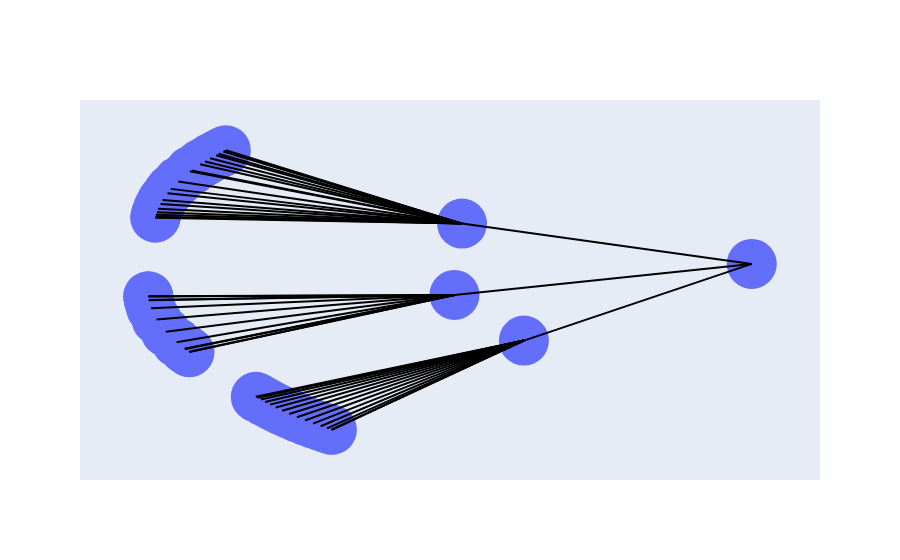

Notebook code cell kept with this figure:
### Code cell
import networkx as nx
import plotly.graph_objects as go
import numpy as np

# Sample Data
news_headline = "Tech Sector Surges on AI News"
sectors = ["Technology Services", "Finance", "Healthcare"]
finance_stocks = fin
health_stocks = health
technology_stocks = tech
# Create NetworkX graph 
G = nx.DiGraph()

# Add news headline 
G.add_node(news_headline)

# Add sectors 
for sector in sectors:
    G.add_node(sector)
    G.add_edge(news_headline, sector)

# Add finance stocks and connect  
for stock in finance_stocks:
    G.add_node(stock)
    G.add_edge("Finance", stock)

for stock in health_stocks:
    G.add_node(stock)
    G.add_edge("Healthcare", stock)
    
for stock in technology_stocks:
    G.add_node(stock)
    G.add_edge("Technology Services", stock)
# Layout 
pos = nx.kamada_kawai_layout(G, scale=10,weight='weight')  # Adjust 'k' and 'seed' if needed 

# Convert positions for Plotly
plotly_pos = {node: np.array(pos[node]) for node in G.nodes()}

# Create Plotly figure
fig = go.Figure()

# Add nodes
fig.add_trace(go.Scatter(x=[pos[0] for pos in plotly_pos.values()],
                         y=[pos[1] for pos in plotly_pos.values()],
                         mode='markers',
                         text=list(G.nodes()),
                         textposition='bottom center',
                         marker=dict(size=50) 
                         ))

# Add edges
for edge in G.edges:
    x0, y0 = plotly_pos[edge[0]]
    x1, y1 = plotly_pos[edge[1]]
    fig.add_trace(go.Scatter(x=[x0, x1], y=[y0, y1],
                             mode='lines',
                             line=dict(color='black', width=2),
                             hoverinfo='none')) 

# Customize layout 
fig.update_layout(showlegend=False,
                  xaxis=dict(visible=False), yaxis=dict(visible=False))

fig.show()

### Figure 1 — Plotly figure (JSON) as saved in the notebook; plotly's stock layout.template omitted (floating-point values rounded to 4 significant figures)
{"data": [{"marker": {"size": 50}, "mode": "markers", "text": ["Tech Sector Surges on AI News", "Technology Services", "Finance", "Healthcare", "360 ONE WAM LIMITED", "Abans Holdings Limited", "Avonmore Capital & Management Services Limited", "Baid Finserv Limited", "CMS Info Systems Limited", "CSL Finance Limited", "Eldeco Housing And Industries Limited", "Five-Star Business Finance Limited", "Fusion Micro Finance Limited", "Indiabulls Enterprises Limited", "Life Insurance Corporation Of India", "Monarch Networth Capital Limited", "Mufin Green Finance Limited", "Prudent Corporate Advisory Services Limited", "Keystone Realtors Limited", "Suratwwala Business Group Limited", "Shriram Finance Limited", "SRG Housing Finance Limited", "Tamilnad Mercantile Bank Limited", "TruCap Finance Limited", "Apollo Hospitals Enterprise Limited", "Fortis Healthcare Limited", "Healthcare Global Enterprises Limited", "Krishna Institute of Medical Sciences Limited", "Lotus Eye Hospital and Institute Limited", "Max Healthcare Institute Limited", "Narayana Hrudayalaya Ltd.", "Nureca Limited", "Poly Medicure Limited", "Shalby Limited", "Tarsons Products Limited", "TVS Electronics Limited", "Ace Integrated Solutions Limited", "Cigniti Technologies Limited", "Dev Information Technology Limited", "eMudhra Limited", "InfoBeans Technologies Limited", "Kfin Technologies Limited", "Ksolves India Limited", "Mold-Tek Technologies Limited", "NINtec Systems Limited", "Palred Technologies Limited", "R Systems International Limited", "Sigma Solve Limited", "Silver Touch Technologies Limited", "Tracxn Technologies Limited", "Virinchi Limited"], "textposition": "bottom center", "type": "scatter", "x": [10, 5.538, 4.327, 4.18, -1.002, -0.8003, -0.604, -0.4405, -0.3324, -0.2977, -0.3483, -0.4878, -0.7049, -0.9682, -1.229, -1.44, -1.576, -1.646, -1.674, -1.679, -1.666, -1.626, -1.536, -1.375, -1.805, -1.816, -1.816, -1.805, -1.762, -1.654, -1.473, -1.263, -1.092, -1.009, -1.021, -1.107, 0.2897, 0.3249, 0.3879, 0.4705, 0.5683, 0.6796, 0.8045, 0.9428, 1.093, 1.252, 1.411, 1.559, 1.683, 1.767, 1.779], "y": [1.433, -2.587, 3.547, -0.1923, 6.286, 6.66, 6.975, 7.208, 7.35, 7.392, 7.324, 7.131, 6.801, 6.333, 5.758, 5.142, 4.578, 4.148, 3.903, 3.857, 4.004, 4.324, 4.79, 5.367, -0.4747, -0.2794, -0.264, -0.4653, -0.8911, -1.487, -2.128, -2.673, -3.033, -3.193, -3.175, -3.013, -5.537, -5.585, -5.68, -5.804, -5.946, -6.1, -6.263, -6.434, -6.608, -6.778, -6.938, -7.078, -7.188, -7.257, -7.261]}, {"hoverinfo": "none", "line": {"color": "black", "width": 2}, "mode": "lines", "type": "scatter", "x": [10, 5.538], "y": [1.433, -2.587]}, {"hoverinfo": "none", "line": {"color": "black", "width": 2}, "mode": "lines", "type": "scatter", "x": [10, 4.327], "y": [1.433, 3.547]}, {"hoverinfo": "none", "line": {"color": "black", "width": 2}, "mode": "lines", "type": "scatter", "x": [10, 4.18], "y": [1.433, -0.1923]}, {"hoverinfo": "none", "line": {"color": "black", "width": 2}, "mode": "lines", "type": "scatter", "x": [5.538, 0.2897], "y": [-2.587, -5.537]}, {"hoverinfo": "none", "line": {"color": "black", "width": 2}, "mode": "lines", "type": "scatter", "x": [5.538, 0.3249], "y": [-2.587, -5.585]}, {"hoverinfo": "none", "line": {"color": "black", "width": 2}, "mode": "lines", "type": "scatter", "x": [5.538, 0.3879], "y": [-2.587, -5.68]}, {"hoverinfo": "none", "line": {"color": "black", "width": 2}, "mode": "lines", "type": "scatter", "x": [5.538, 0.4705], "y": [-2.587, -5.804]}, {"hoverinfo": "none", "line": {"color": "black", "width": 2}, "mode": "lines", "type": "scatter", "x": [5.538, 0.5683], "y": [-2.587, -5.946]}, {"hoverinfo": "none", "line": {"color": "black", "width": 2}, "mode": "lines", "type": "scatter", "x": [5.538, 0.6796], "y": [-2.587, -6.1]}, {"hoverinfo": "none", "line": {"color": "black", "width": 2}, "mode": "lines", "type": "scatter", "x": [5.538, 0.8045], "y": [-2.587, -6.263]}, {"hoverinfo": "none", "line": {"color": "black", "width": 2}, "mode": "lines", "type": "scatter", "x": [5.538, 0.9428], "y": [-2.587, -6.434]}, {"hoverinfo": "none", "line": {"color": "black", "width": 2}, "mode": "lines", "type": "scatter", "x": [5.538, 1.093], "y": [-2.587, -6.608]}, {"hoverinfo": "none", "line": {"color": "black", "width": 2}, "mode": "lines", "type": "scatter", "x": [5.538, 1.252], "y": [-2.587, -6.778]}, {"hoverinfo": "none", "line": {"color": "black", "width": 2}, "mode": "lines", "type": "scatter", "x": [5.538, 1.411], "y": [-2.587, -6.938]}, {"hoverinfo": "none", "line": {"color": "black", "width": 2}, "mode": "lines", "type": "scatter", "x": [5.538, 1.559], "y": [-2.587, -7.078]}, {"hoverinfo": "none", "line": {"color": "black", "width": 2}, "mode": "lines", "type": "scatter", "x": [5.538, 1.683], "y": [-2.587, -7.188]}, {"hoverinfo": "none", "line": {"color": "black", "width": 2}, "mode": "lines", "type": "scatter", "x": [5.538, 1.767], "y": [-2.587, -7.257]}, {"hoverinfo": "none", "line": {"color": "black", "width": 2}, "mode": "lines", "type": "scatter", "x": [5.538, 1.779], "y": [-2.587, -7.261]}, {"hoverinfo": "none", "line": {"color": "black", "width": 2}, "mode": "lines", "type": "scatter", "x": [4.327, -1.002], "y": [3.547, 6.286]}, {"hoverinfo": "none", "line": {"color": "black", "width": 2}, "mode": "lines", "type": "scatter", "x": [4.327, -0.8003], "y": [3.547, 6.66]}, {"hoverinfo": "none", "line": {"color": "black", "width": 2}, "mode": "lines", "type": "scatter", "x": [4.327, -0.604], "y": [3.547, 6.975]}, {"hoverinfo": "none", "line": {"color": "black", "width": 2}, "mode": "lines", "type": "scatter", "x": [4.327, -0.4405], "y": [3.547, 7.208]}, {"hoverinfo": "none", "line": {"color": "black", "width": 2}, "mode": "lines", "type": "scatter", "x": [4.327, -0.3324], "y": [3.547, 7.35]}, {"hoverinfo": "none", "line": {"color": "black", "width": 2}, "mode": "lines", "type": "scatter", "x": [4.327, -0.2977], "y": [3.547, 7.392]}, {"hoverinfo": "none", "line": {"color": "black", "width": 2}, "mode": "lines", "type": "scatter", "x": [4.327, -0.3483], "y": [3.547, 7.324]}, {"hoverinfo": "none", "line": {"color": "black", "width": 2}, "mode": "lines", "type": "scatter", "x": [4.327, -0.4878], "y": [3.547, 7.131]}, {"hoverinfo": "none", "line": {"color": "black", "width": 2}, "mode": "lines", "type": "scatter", "x": [4.327, -0.7049], "y": [3.547, 6.801]}, {"hoverinfo": "none", "line": {"color": "black", "width": 2}, "mode": "lines", "type": "scatter", "x": [4.327, -0.9682], "y": [3.547, 6.333]}, {"hoverinfo": "none", "line": {"color": "black", "width": 2}, "mode": "lines", "type": "scatter", "x": [4.327, -1.229], "y": [3.547, 5.758]}, {"hoverinfo": "none", "line": {"color": "black", "width": 2}, "mode": "lines", "type": "scatter", "x": [4.327, -1.44], "y": [3.547, 5.142]}, {"hoverinfo": "none", "line": {"color": "black", "width": 2}, "mode": "lines", "type": "scatter", "x": [4.327, -1.576], "y": [3.547, 4.578]}, {"hoverinfo": "none", "line": {"color": "black", "width": 2}, "mode": "lines", "type": "scatter", "x": [4.327, -1.646], "y": [3.547, 4.148]}, {"hoverinfo": "none", "line": {"color": "black", "width": 2}, "mode": "lines", "type": "scatter", "x": [4.327, -1.674], "y": [3.547, 3.903]}, {"hoverinfo": "none", "line": {"color": "black", "width": 2}, "mode": "lines", "type": "scatter", "x": [4.327, -1.679], "y": [3.547, 3.857]}, {"hoverinfo": "none", "line": {"color": "black", "width": 2}, "mode": "lines", "type": "scatter", "x": [4.327, -1.666], "y": [3.547, 4.004]}, {"hoverinfo": "none", "line": {"color": "black", "width": 2}, "mode": "lines", "type": "scatter", "x": [4.327, -1.626], "y": [3.547, 4.324]}, {"hoverinfo": "none", "line": {"color": "black", "width": 2}, "mode": "lines", "type": "scatter", "x": [4.327, -1.536], "y": [3.547, 4.79]}, {"hoverinfo": "none", "line": {"color": "black", "width": 2}, "mode": "lines", "type": "scatter", "x": [4.327, -1.375], "y": [3.547, 5.367]}, {"hoverinfo": "none", "line": {"color": "black", "width": 2}, "mode": "lines", "type": "scatter", "x": [4.18, -1.805], "y": [-0.1923, -0.4747]}, {"hoverinfo": "none", "line": {"color": "black", "width": 2}, "mode": "lines", "type": "scatter", "x": [4.18, -1.816], "y": [-0.1923, -0.2794]}, {"hoverinfo": "none", "line": {"color": "black", "width": 2}, "mode": "lines", "type": "scatter", "x": [4.18, -1.816], "y": [-0.1923, -0.264]}, {"hoverinfo": "none", "line": {"color": "black", "width": 2}, "mode": "lines", "type": "scatter", "x": [4.18, -1.805], "y": [-0.1923, -0.4653]}, {"hoverinfo": "none", "line": {"color": "black", "width": 2}, "mode": "lines", "type": "scatter", "x": [4.18, -1.762], "y": [-0.1923, -0.8911]}, {"hoverinfo": "none", "line": {"color": "black", "width": 2}, "mode": "lines", "type": "scatter", "x": [4.18, -1.654], "y": [-0.1923, -1.487]}, {"hoverinfo": "none", "line": {"color": "black", "width": 2}, "mode": "lines", "type": "scatter", "x": [4.18, -1.473], "y": [-0.1923, -2.128]}, {"hoverinfo": "none", "line": {"color": "black", "width": 2}, "mode": "lines", "type": "scatter", "x": [4.18, -1.263], "y": [-0.1923, -2.673]}, {"hoverinfo": "none", "line": {"color": "black", "width": 2}, "mode": "lines", "type": "scatter", "x": [4.18, -1.092], "y": [-0.1923, -3.033]}, {"hoverinfo": "none", "line": {"color": "black", "width": 2}, "mode": "lines", "type": "scatter", "x": [4.18, -1.009], "y": [-0.1923, -3.193]}, {"hoverinfo": "none", "line": {"color": "black", "width": 2}, "mode": "lines", "type": "scatter", "x": [4.18, -1.021], "y": [-0.1923, -3.175]}, {"hoverinfo": "none", "line": {"color": "black", "width": 2}, "mode": "lines", "type": "scatter", "x": [4.18, -1.107], "y": [-0.1923, -3.013]}], "layout": {"showlegend": false, "xaxis": {"visible": false}, "yaxis": {"visible": false}}}
